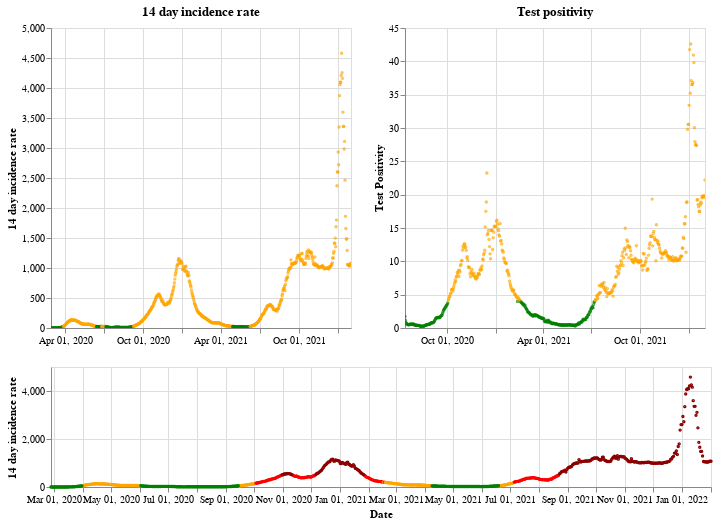

Here is the notebook cell this chart was saved with:
### Markdown cell above
## Wales

### Code cell
plot_traffic_light('Wales')

### Figure 1 — Vega-Lite specification as saved in the notebook (floating-point values rounded to 4 significant figures; data arrays with more than 128 entries replaced by an {"elided": "..."} marker saying what was removed)
{"config": {"view": {"continuousWidth": 400, "continuousHeight": 300}}, "vconcat": [{"hconcat": [{"mark": {"type": "point", "size": 2}, "encoding": {"color": {"condition": {"value": "green", "test": "(datum.twoWeeklyCasesRate <= 25)"}, "value": "orange"}, "tooltip": [{"type": "nominal", "field": "areaName"}, {"type": "temporal", "field": "date"}, {"type": "quantitative", "field": "twoWeeklyCasesRate"}, {"type": "quantitative", "field": "testPositivity"}], "x": {"type": "temporal", "axis": {"title": ""}, "field": "date", "scale": {"domain": {"selection": "DateBrush"}}, "timeUnit": "yearmonthdate"}, "y": {"type": "quantitative", "axis": {"title": "14 day incidence rate"}, "field": "twoWeeklyCasesRate"}}, "title": "14 day incidence rate", "width": 300}, {"mark": {"type": "point", "size": 2}, "encoding": {"color": {"condition": {"value": "green", "test": "(datum.testPositivity <= 4)"}, "value": "orange"}, "tooltip": [{"type": "nominal", "field": "areaName"}, {"type": "temporal", "field": "date"}, {"type": "quantitative", "field": "twoWeeklyCasesRate"}, {"type": "quantitative", "field": "testPositivity"}], "x": {"type": "temporal", "axis": {"title": ""}, "field": "date", "scale": {"domain": {"selection": "DateBrush"}}, "timeUnit": "yearmonthdate"}, "y": {"type": "quantitative", "axis": {"title": "Test Positivity"}, "field": "testPositivity"}}, "title": "Test positivity", "width": 300}]}, {"layer": [{"mark": {"type": "point", "size": 2}, "encoding": {"color": {"condition": {"value": "orange", "test": "(((datum.testPositivity < 4) && (datum.twoWeeklyCasesRate >= 50)) && (datum.twoWeeklyCasesRate < 200))"}, "value": "red"}, "opacity": {"condition": {"value": 1, "test": "((datum.twoWeeklyCasesRate >= 50) && (datum.twoWeeklyCasesRate < 500))"}, "value": 0}, "tooltip": [{"type": "nominal", "field": "areaName"}, {"type": "temporal", "field": "date"}, {"type": "quantitative", "field": "twoWeeklyCasesRate"}, {"type": "quantitative", "field": "testPositivity"}], "x": {"type": "temporal", "axis": {"title": "Date"}, "field": "date", "timeUnit": "yearmonthdate"}, "y": {"type": "quantitative", "axis": {"title": "14 day incidence rate"}, "field": "twoWeeklyCasesRate"}}, "selection": {"DateBrush": {"type": "interval", "encodings": ["x"], "fields": ["Time"]}}}, {"mark": {"type": "point", "size": 2}, "encoding": {"color": {"value": "darkred"}, "opacity": {"condition": {"value": 1, "test": "(datum.twoWeeklyCasesRate >= 500)"}, "value": 0}, "tooltip": [{"type": "nominal", "field": "areaName"}, {"type": "temporal", "field": "date"}, {"type": "quantitative", "field": "twoWeeklyCasesRate"}, {"type": "quantitative", "field": "testPositivity"}], "x": {"type": "temporal", "axis": {"title": "Date"}, "field": "date", "timeUnit": "yearmonthdate"}, "y": {"type": "quantitative", "axis": {"title": "14 day incidence rate"}, "field": "twoWeeklyCasesRate"}}}, {"mark": {"type": "point", "size": 2}, "encoding": {"color": {"condition": {"value": "green", "test": "((datum.testPositivity < 4) && (datum.twoWeeklyCasesRate < 50))"}, "value": "orange"}, "opacity": {"condition": {"value": 1, "test": "(datum.twoWeeklyCasesRate < 50)"}, "value": 0}, "tooltip": [{"type": "nominal", "field": "areaName"}, {"type": "temporal", "field": "date"}, {"type": "quantitative", "field": "twoWeeklyCasesRate"}, {"type": "quantitative", "field": "testPositivity"}], "x": {"type": "temporal", "axis": {"title": "Date"}, "field": "date", "timeUnit": "yearmonthdate"}, "y": {"type": "quantitative", "axis": {"title": "14 day incidence rate"}, "field": "twoWeeklyCasesRate"}}}], "height": 120, "width": 660}], "data": {"name": "data-b04fdb0eb0f0873b40c8851a5e9131f1"}, "$schema": "https://vega.github.io/schema/vega-lite/v4.8.1.json", "datasets": {"data-b04fdb0eb0f0873b40c8851a5e9131f1": {"elided": "706 records"}}}
